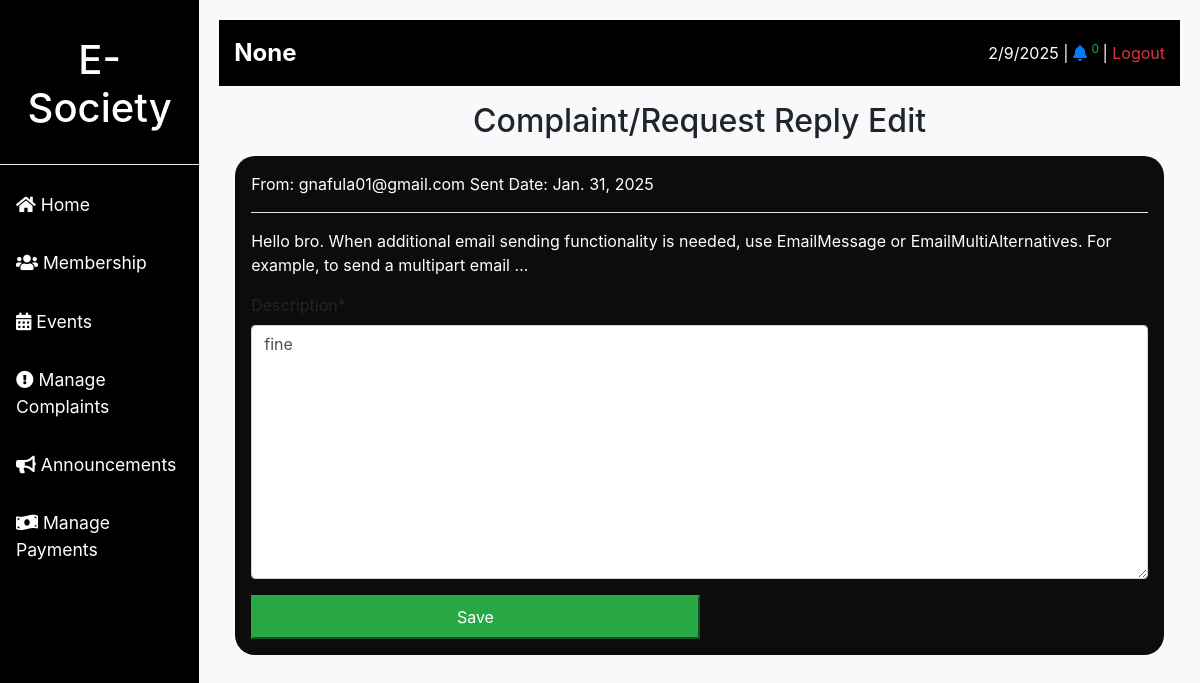
Screenshot of /complaint/reply/edit/2/ (signed in) with the database file from the repository.
### base/models.py (models this page shows, shortened)
class User(AbstractUser):
    second_name = models.CharField(max_length=20, null=True)
    age = models.PositiveIntegerField(null=True)
    gender = models.ForeignKey(Gender, null=True, on_delete=models.CASCADE)
    marital_status = models.ForeignKey(MaritalStatus, null=True, on_delete=models.CASCADE)
    phone = models.PositiveIntegerField(null=True, unique=True)
    email = models.CharField(max_length=50, null=True, unique=True)
    society = models.ForeignKey(Society, null=True, on_delete=models.CASCADE)
    USERNAME_FIELD = 'email'
    REQUIRED_FIELDS = []

class Society(models.Model):
    name = models.CharField(max_length=100, null=True, unique=True)
    certificate = models.ImageField(upload_to="certificates/", null=True)

class Complaint(models.Model):
        user = models.ForeignKey(User, null=True, on_delete=models.CASCADE)
        description = models.TextField(null=True)
        date = models.DateField(null=True)
        is_solved = models.BooleanField(default=False)

class ComplaintReply(models.Model):
    complaint = models.ForeignKey(Complaint, null=True, on_delete=models.CASCADE)
    description = models.TextField(null=True)
    date = models.DateField(null=True)

### base/views.py (the view)
# urls.py: path('complaint/reply/edit/<int:id>/', views.complaint_reply_edit, name='complaint-reply-edit-url'),
@login_required(login_url='signin-url')
def complaint_reply_edit(request, id):
        reply = ComplaintReply.objects.get(id=id)
        complaint = Complaint.objects.get(id=reply.complaint.id)
        form = complaintReplyEditForm(instance=reply)
        if request.method == 'POST':
            form = complaintReplyEditForm(request.POST, instance=reply)
            if form.is_valid():
                form.save()
                messages.success(request, 'Reply updated successfully')
                return redirect('complaints-url')
        return render(request, 'complaint_reply_edit.html', {'form': form, 'reply': reply, 'complaint': complaint})

### base/forms.py
class complaintReplyEditForm(forms.ModelForm):
    class Meta:
        model = ComplaintReply
        fields = ['description']

### base/context_processors.py (called while the page is built)
def notification_count(request):
    event_count = 0
    if request.user.is_authenticated:
        complaints = Complaint.objects.filter(
            user__society=request.user.society, is_solved=False
        )
        events = Event.objects.filter(society__user=request.user, is_done=False)
        count = complaints.count() + events.count()
        event_count = events.count()
    else:
        count = 0  # If user is not logged in, return 0
    return {"notification_count": count, "events_count": event_count}

    def process_request(self, request):
        otps = OTP.objects.filter(is_used=False)
        for otp in otps:
            expire_time = otp.expire_time
            if expire_time <= timezone.now():
                otp.is_used = True
                otp.save()
                otp.delete()
        return None

### templates/complaint_reply_edit.html (shortened to what this page needs)
{% extends "main.html" %}
{% load crispy_forms_filters %}
{% block content %}
    <h2 class="text-center">Complaint/Request Reply Edit</h2>
    <div class="complaint-container m-3 p-3" style="background-color: #0c0c0c; border-radius: 20px">
        <p class="text-white">From: {{ complaint.user.email }} Sent Date: {{ complaint.date }}</p>
        <hr class="bg-white">
        <p class="text-white">{{ complaint.description|truncatewords:20 }}</p>
        <form action="{% url 'complaint-reply-edit-url' reply.id %}" method="post">
            {{form|crispy}}
            <input class="btn-success w-50 p-2" type="submit" value="Save">
        </form>
    </div>
{% endblock %}

### templates/main.html (shortened to what this page needs)
{% load static %}
<!DOCTYPE html>
<html lang="en">
<head>
    <link href="https://stackpath.bootstrapcdn.com/bootstrap/4.5.2/css/bootstrap.min.css" rel="stylesheet">
    <link rel="stylesheet" href="https://cdnjs.cloudflare.com/ajax/libs/font-awesome/5.15.4/css/all.min.css">
    <link rel="stylesheet" href="{% static 'bootstrap/css/main.css' %}">
</head>
<body>
<div class="main-container">
    <div class="sidebar">
        <h1 class="w-100 text-center text-white p-3">
            E-Society
        </h1>
        <hr class="bg-white">
        {% if request.user.is_authenticated %}
            <a href="{% url 'dashboard-url' %}" class="btn text-left">
                <i class="fas fa-home"></i> Home
            </a>
            <a href="{% url 'members-url' %}" class="btn text-left">
                <i class="fas fa-users"></i> Membership
            </a>
            <a href="{% url 'events-url' %}" class="btn text-left">
                <i class="fas fa-calendar-alt"></i> Events
            </a>
            <a href="{% url 'complaints-url' %}" class="btn text-left">
                <i class="fas fa-exclamation-circle"></i> Manage Complaints
            </a>
            <a href="#" class="btn text-left">
                <i class="fas fa-bullhorn"></i> Announcements
            </a>
            <a href="#" class="btn text-left">
                <i class="fas fa-money-bill-wave"></i> Manage Payments
            </a>
        {% endif %}
    </div>
    <div class="content" >
        <div class="top-nav mb-3">
            <div class="society-name">
                <span>{{ request.user.society.name }}</span>
            </div>
            {% if request.user.is_authenticated %}
                <div>
                    <span id="current-date"></span> |
                    <span>
                        <a href="{% url 'complaints-url' %}">
                            <i class="fas fa-bell"></i>
                            <sup class="text-success">
                                {{ notification_count }}
                            </sup>
                        </a>
                    </span> |
                    <a href="{% url 'logout-url' %}" class="text-danger">Logout</a>
                </div>
            {% endif %}
        </div>
        {% block content %}{% endblock %}
    </div>
</div>
</body>
</html>

### rows the page displays
User: user.society.name "None"
Complaint: user.email "gnafula01@gmail.com", date "Jan. 31, 2025", description "Hello bro. When additional email sending functionality is needed, use EmailMessage or EmailMultiAlternatives. For example, to send a multipart email …"
ComplaintReply: description "fine"

### other values shown
{{ notification_count }} "0"
